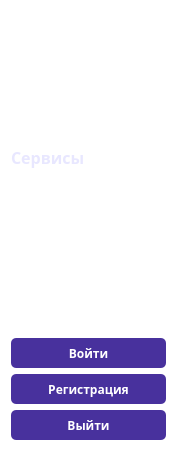
   <widget class="QWidget" name="verticalWidget_2" native="true">
    <property name="geometry">
     <rect>
      <x>10</x>
      <y>80</y>
      <width>160</width>
      <height>451</height>
     </rect>
    </property>
    <property name="styleSheet">
     <string notr="true">background-color: qlineargradient(spread:pad, x1:0, y1:0, x2:1, y2:1, stop:1 rgba(0, 0, 0, 0));</string>
    </property>
    <layout class="QVBoxLayout" name="verticalLayout_3">
     <item alignment="Qt::AlignLeft">
      <widget class="QPushButton" name="main_button">
       <property name="minimumSize">
        <size>
         <width>62</width>
         <height>19</height>
        </size>
       </property>
       <property name="font">
        <font>
         <family>Play</family>
         <pointsize>12</pointsize>
        </font>
       </property>
       <property name="styleSheet">
        <string notr="true">QPushButton {
	border: none;
	color: rgb(255, 255, 255);

}

QPushButton:hover {
	background-color: rgba(102, 64, 191, 169);
	border-radius: 5px;
	color: rgb(255, 255, 255);
	
}
</string>
       </property>
       <property name="text">
        <string>Главная</string>
       </property>
      </widget>
     </item>
     <item alignment="Qt::AlignLeft">
      <widget class="QPushButton" name="AlbomsButton">
       <property name="font">
        <font>
         <family>Play</family>
         <pointsize>12</pointsize>
        </font>
       </property>
       <property name="styleSheet">
        <string notr="true">QPushButton {
	border: none;
	color: rgb(255, 255, 255);

}

QPushButton:hover {
	background-color: rgba(102, 64, 191, 169);
	border-radius: 5px;
	color: rgb(255, 255, 255);
	
}
</string>
       </property>
       <property name="text">
        <string>Мои альбомы</string>
       </property>
      </widget>
     </item>
     <item>
      <spacer name="verticalSpacer">
       <property name="orientation">
        <enum>Qt::Vertical</enum>
       </property>
       <property name="sizeHint" stdset="0">
        <size>
         <width>155</width>
         <height>20</height>
        </size>
       </property>
      </spacer>
     </item>
     <item>
      <widget class="QLabel" name="label_3">
       <property name="font">
        <font>
         <family>Play</family>
         <pointsize>12</pointsize>
         <weight>75</weight>
         <bold>true</bold>
        </font>
       </property>
       <property name="styleSheet">
        <string notr="true">background-color: qlineargradient(spread:pad, x1:0, y1:0, x2:1, y2:1, stop:1 rgba(0, 0, 0, 0));
color: rgb(232, 231, 255);
</string>
       </property>
       <property name="text">
        <string>Сервисы</string>
       </property>
      </widget>
     </item>
     <item alignment="Qt::AlignLeft">
      <widget class="QPushButton" name="VK_button">
       <property name="font">
        <font>
         <family>Play</family>
         <pointsize>12</pointsize>
        </font>
       </property>
       <property name="styleSheet">
        <string notr="true">QPushButton {
	border: none;
	color: rgb(255, 255, 255);

}

QPushButton:hover {
	background-color: rgba(102, 64, 191, 169);
	border-radius: 5px;
	color: rgb(255, 255, 255);
	
}
</string>
       </property>
       <property name="text">
        <string>VK</string>
       </property>
      </widget>
     </item>
     <item alignment="Qt::AlignLeft">
      <widget class="QPushButton" name="YT_Button">
       <property name="font">
        <font>
         <family>Play</family>
         <pointsize>12</pointsize>
        </font>
       </property>
       <property name="styleSheet">
        <string notr="true">QPushButton {
	border: none;
	color: rgb(255, 255, 255);

}

QPushButton:hover {
	background-color: rgba(102, 64, 191, 169);
	border-radius: 5px;
	color: rgb(255, 255, 255);
	
}
</string>
       </property>
       <property name="text">
        <string>YouTube</string>
       </property>
      </widget>
     </item>
     <item alignment="Qt::AlignLeft">
      <widget class="QPushButton" name="Config_button">
       <property name="font">
        <font>
         <family>Play</family>
         <pointsize>12</pointsize>
        </font>
       </property>
       <property name="styleSheet">
        <string notr="true">QPushButton {
	border: none;
	color: rgb(255, 255, 255);

}

QPushButton:hover {
	background-color: rgba(102, 64, 191, 169);
	border-radius: 5px;
	color: rgb(255, 255, 255);
	
}
</string>
       </property>
       <property name="text">
        <string>Настройки</string>
       </property>
      </widget>
     </item>
     <item>
      <spacer name="verticalSpacer_3">
       <property name="orientation">
        <enum>Qt::Vertical</enum>
       </property>
       <property name="sizeHint" stdset="0">
        <size>
         <width>20</width>
         <height>20</height>
        </size>
       </property>
      </spacer>
     </item>
     <item>
      <widget class="QPushButton" name="button_login">
       <property name="minimumSize">
        <size>
         <width>0</width>
         <height>30</height>
        </size>
       </property>
       <property name="font">
        <font>
         <family>Play</family>
         <weight>75</weight>
         <bold>true</bold>
        </font>
       </property>
       <property name="styleSheet">
        <string notr="true">QPushButton {
	background-color: rgb(72, 49, 157);
	border-radius: 5px;
	color: rgb(255, 255, 255);

}

QPushButton:hover {
	background-color: rgba(102, 64, 191, 169);
	border-radius: 5px;
	color: rgb(255, 255, 255);
	
}
</string>
       </property>
       <property name="text">
        <string>Войти</string>
       </property>
      </widget>
     </item>
     <item>
      <widget class="QPushButton" name="signUp_button">
       <property name="minimumSize">
        <size>
         <width>0</width>
         <height>30</height>
        </size>
       </property>
       <property name="font">
        <font>
         <family>Play</family>
         <weight>75</weight>
         <bold>true</bold>
        </font>
       </property>
       <property name="styleSheet">
        <string notr="true">QPushButton {
	background-color: rgb(72, 49, 157);
	border-radius: 5px;
	color: rgb(255, 255, 255);

}

QPushButton:hover {
	background-color: rgba(102, 64, 191, 169);
	border-radius: 5px;
	color: rgb(255, 255, 255);
	
}

</string>
       </property>
       <property name="text">
        <string>Регистрация</string>
       </property>
      </widget>
     </item>
     <item>
      <widget class="QPushButton" name="logout">
       <property name="enabled">
        <bool>true</bool>
       </property>
       <property name="minimumSize">
        <size>
         <width>0</width>
         <height>30</height>
        </size>
       </property>
       <property name="font">
        <font>
         <family>Play</family>
         <weight>75</weight>
         <bold>true</bold>
        </font>
       </property>
       <property name="styleSheet">
        <string notr="true">QPushButton {
	background-color: rgb(72, 49, 157);
	border-radius: 5px;
	color: rgb(255, 255, 255);

}

QPushButton:hover {
	background-color: rgba(102, 64, 191, 169);
	border-radius: 5px;
	color: rgb(255, 255, 255);
	
}
</string>
       </property>
       <property name="text">
        <string>Выйти</string>
       </property>
      </widget>
     </item>
    </layout>
   </widget>
